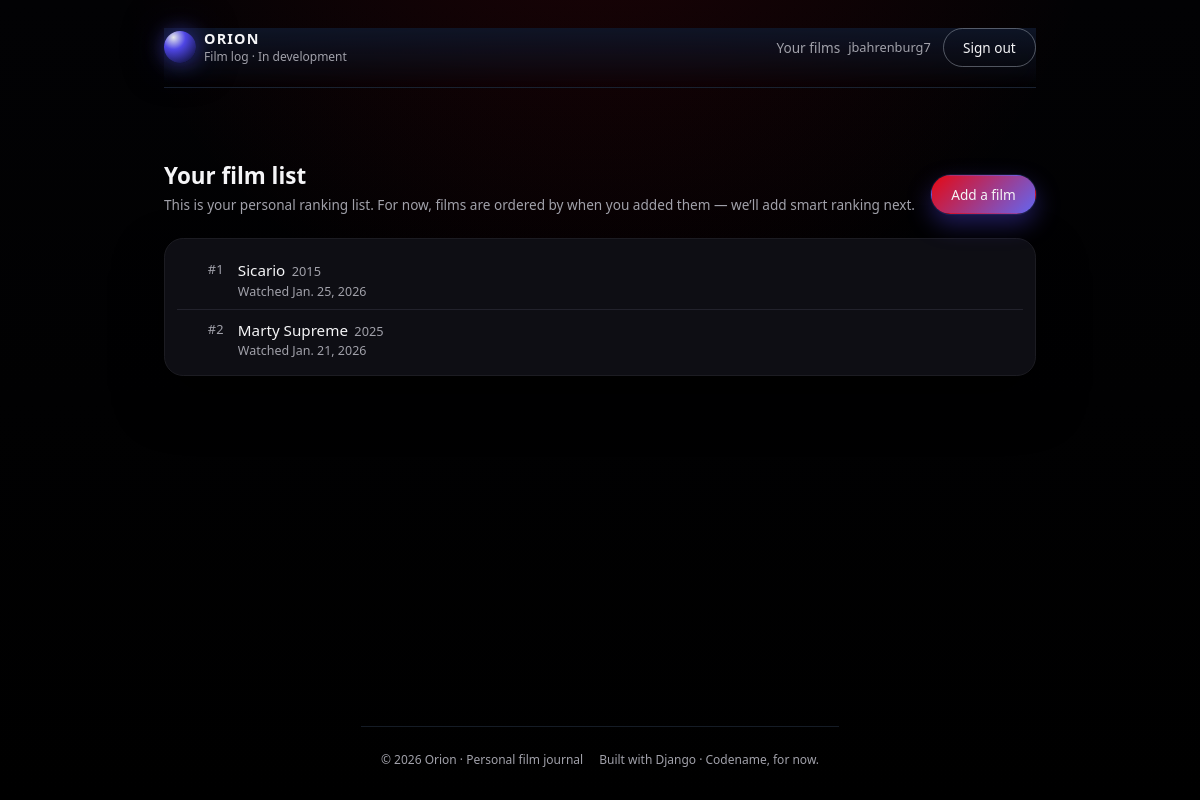
Page /films/ (signed in) on the earlier database version.
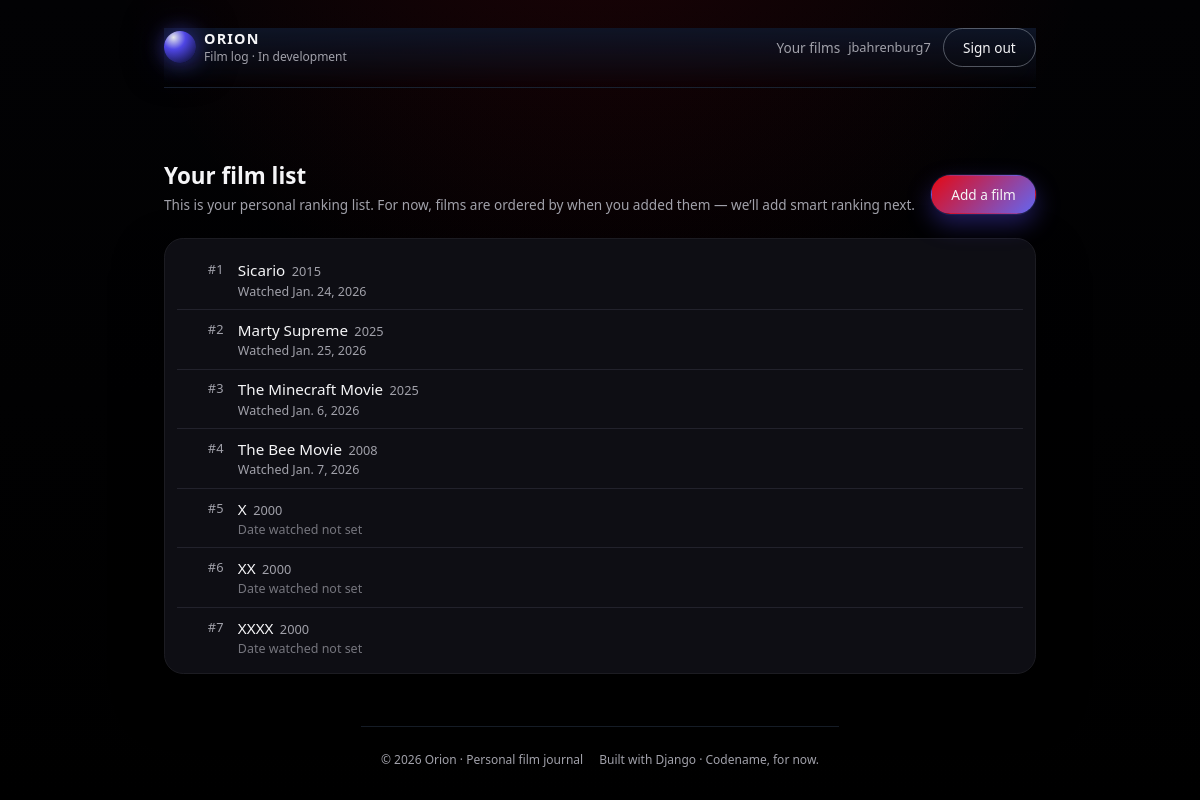
Same page on the later database version.
### core/models.py (models this page shows, shortened)
class UserFilm(models.Model):
    user = models.ForeignKey(settings.AUTH_USER_MODEL, on_delete=models.CASCADE)
    film = models.ForeignKey(Film, on_delete=models.CASCADE)
    position = models.PositiveIntegerField(default=0)  # will use this for ranking later
    watched_at = models.DateField(blank=True, null=True)
    preference = models.CharField(
        max_length=10,
        choices=PREFERENCE_CHOICES,
        blank=True,
        null=True
    )
    created_at = models.DateTimeField(auto_now_add=True)
    class Meta:
        unique_together = ("user", "film")
        ordering = ["position", "-created_at"]

class Film(models.Model):
    title = models.CharField(max_length=255)
    year = models.PositiveIntegerField(blank=True, null=True)
    class Meta:
        ordering = ["title"]

### core/views.py (the view)
# urls.py: path("films/", core_views.film_list, name="film_list"),
@login_required
def film_list(request):
    films = UserFilm.objects.filter(user=request.user).select_related("film")
    return render(request, "core/film_list.html", {"user_films": films})

### core/templates/core/film_list.html (shortened to what this page needs)
{% extends "base.html" %}
{% block content %}
<section class="section">
    <div class="section-header">
        <div>
            <h1 class="section-title">Your film list</h1>
            <p class="section-subtitle">
                This is your personal ranking list. For now, films are ordered
                by when you added them — we’ll add smart ranking next.
            </p>
        </div>
        <a href="{% url 'add_film' %}" class="btn btn-primary">Add a film</a>
    </div>
    {% if user_films %}
        <div class="list-card">
            <ul class="film-list">
                {% for uf in user_films %}
                    <li class="film-list-item">
                        <span class="film-rank">#{{ uf.position }}</span>
                        <div class="film-main">
                            <div class="film-title-row">
                                <span class="film-title">
                                    {{ uf.film.title }}
                                </span>
                                {% if uf.film.year %}
                                    <span class="film-year">
                                        {{ uf.film.year }}
                                    </span>
                                {% endif %}
                            </div>
                            {% if uf.watched_at %}
                                <div class="film-meta">
                                    Watched {{ uf.watched_at }}
                                </div>
                            {% else %}
                                <div class="film-meta film-meta-muted">
                                    Date watched not set
                                </div>
                            {% endif %}
                        </div>
                    </li>
                {% endfor %}
            </ul>
        </div>
    {% endif %}
</section>
{% endblock %}

### core/templates/base.html (shortened to what this page needs)
{% load static %}
<!DOCTYPE html>
<html lang="en">
<head>
    <link rel="stylesheet" href="{% static 'core/styles.css' %}">
</head>
<body>
<div class="page">
    <header class="nav">
        <div class="nav-left">
            <div class="logo-orb"></div>
            <div class="brand">
                <div class="brand-title">ORION</div>
                <div class="brand-subtitle">Film log · In development</div>
            </div>
        </div>
        <div class="nav-actions">
            {% if request.user.is_authenticated %}
                <div class="nav-user-group">
                    <a href="{% url 'film_list' %}" class="nav-link nav-pill">
                        Your films
                    </a>
                    <span class="nav-user">
                        {{ request.user.username }}
                    </span>
                </div>
                <a href="{% url 'account_logout' %}" class="btn btn-outline">Sign out</a>
            {% else %}
                <a href="{% url 'account_login' %}" class="nav-link">Log in</a>
                <a href="{% url 'account_signup' %}" class="btn btn-primary">Sign up</a>
            {% endif %}
        </div>
    </header>
    <main class="main">
        {% block content %}{% endblock %}
    </main>
</div>
<footer class="footer">
    <span>© {{ year|default:"2026" }} Orion · Personal film journal</span>
    <span>Built with Django · Codename, for now.</span>
</footer>
</body>
</html>

### core/static/core/styles.css (style rules this page uses)
:root { --bg: #020204; --bg-alt: #0b0b10; --card: #0f0f15; --accent: #e50914; --accent-soft: rgba(229, 9, 20, 0.15); --accent-hover: #b20710; --text: #f5f5f7; --muted: #a1a1aa; --border: #1c1c22; }
* { box-sizing: border-box; }
body { margin: 0; min-height: 100vh; font-family: system-ui, -apple-system, BlinkMacSystemFont, "Segoe UI", sans-serif; background: radial-gradient(circle at 50% -20%, rgba(229, 9, 20, 0.12), transparent 45%), linear-gradient(to bottom, #020204, #000); color: var(--text); display: flex; flex-direction: column; }
a { color: inherit; text-decoration: none; }
.page { max-width: 1200px; margin: 0 auto; padding: 1.75rem 1.25rem 3rem; flex: 1; display: flex; flex-direction: column; }
.nav { display: flex; align-items: center; justify-content: space-between; padding-bottom: 1.25rem; border-bottom: 1px solid rgba(31, 41, 55, 0.7); backdrop-filter: blur(12px); position: sticky; top: 0; z-index: 10; background: linear-gradient(to bottom, rgba(15, 23, 42, 0.9), transparent); }
.nav-left { display: flex; align-items: center; gap: 0.5rem; }
.logo-orb { width: 32px; height: 32px; border-radius: 999px; background: radial-gradient(circle at 30% 20%, #e5e7eb, #4f46e5 35%, #020617 100%); box-shadow: 0 0 20px rgba(79, 70, 229, 0.6), 0 0 40px rgba(15, 23, 42, 0.9); }
.brand { display: flex; flex-direction: column; }
.brand-title { font-weight: 600; letter-spacing: 0.08em; font-size: 0.9rem; text-transform: uppercase; }
.brand-subtitle { font-size: 0.75rem; color: var(--muted); }
.nav-actions { display: flex; align-items: center; gap: 0.75rem; }
.nav-link { font-size: 0.85rem; color: var(--muted); }
.btn { display: inline-flex; align-items: center; justify-content: center; border-radius: 999px; border: 1px solid transparent; padding: 0.55rem 1.2rem; font-size: 0.85rem; font-weight: 500; cursor: pointer; transition: background 0.15s ease, color 0.15s ease, border-color 0.15s ease, box-shadow 0.15s ease, transform 0.12s ease; background: transparent; color: var(--text); }
.btn-outline { border-color: rgba(156, 163, 175, 0.5); }
.btn-primary { background: linear-gradient(135deg, var(--accent), #6366f1); box-shadow: 0 10px 25px rgba(79, 70, 229, 0.4), 0 0 0 1px rgba(15, 23, 42, 0.9); }
.main { flex: 1; display: flex; flex-direction: column; gap: 2.5rem; padding-top: 2rem; }
.footer { padding: 1.5rem 1.25rem 2rem; max-width: 1200px; margin: 0 auto; font-size: 0.75rem; color: var(--muted); display: flex; justify-content: space-between; gap: 1rem; border-top: 1px solid rgba(31, 41, 55, 0.7); }
.nav-user { font-size: 0.8rem; color: var(--muted); }
.section { padding-top: 2.5rem; }
.section-header { display: flex; justify-content: space-between; align-items: flex-end; gap: 1rem; margin-bottom: 1.5rem; }
.section-title { margin: 0; font-size: 1.4rem; }
.section-subtitle { margin: 0.25rem 0 0; font-size: 0.85rem; color: var(--muted); }
.list-card { background: rgba(15, 15, 21, 0.96); border-radius: 1.2rem; border: 1px solid var(--border); padding: 0.75rem 0.75rem 0.4rem; box-shadow: 0 24px 48px rgba(0, 0, 0, 0.85); }
.film-list { list-style: none; margin: 0; padding: 0; }
.film-list-item { display: flex; gap: 0.9rem; align-items: flex-start; padding: 0.6rem 0.5rem; border-bottom: 1px solid rgba(39, 39, 51, 0.8); }
.film-list-item:last-child { border-bottom: none; }
.film-rank { width: 2.4rem; font-size: 0.8rem; text-align: right; color: var(--muted); }
.film-main { flex: 1; }
.film-title-row { display: flex; gap: 0.4rem; align-items: baseline; }
.film-title { font-size: 0.95rem; }
.film-year { font-size: 0.8rem; color: var(--muted); }
.film-meta { margin-top: 0.15rem; font-size: 0.78rem; color: var(--muted); }
.film-meta-muted { opacity: 0.7; }
.nav-user-group { display: flex; align-items: center; gap: 0.5rem; }

Differences in the rows shown:
removed UserFilm: position "1", film "Sicario", film.year "2015", watched_at "Jan. 25, 2026"
removed UserFilm: position "2", film "Marty Supreme", film.year "2025", watched_at "Jan. 21, 2026"
added UserFilm: position "1", film "Sicario", film.year "2015", watched_at "Jan. 24, 2026"
added UserFilm: position "2", film "Marty Supreme", film.year "2025", watched_at "Jan. 25, 2026"
added UserFilm: position "3", film "The Minecraft Movie", film.year "2025", watched_at "Jan. 6, 2026"
added UserFilm: position "4", film "The Bee Movie", film.year "2008", watched_at "Jan. 7, 2026"
added UserFilm: position "5", film "X", film.year "2000", shows "Date watched not set"
added UserFilm: position "6", film "XX", film.year "2000", shows "Date watched not set"
added UserFilm: position "7", film "XXXX", film.year "2000", shows "Date watched not set"
